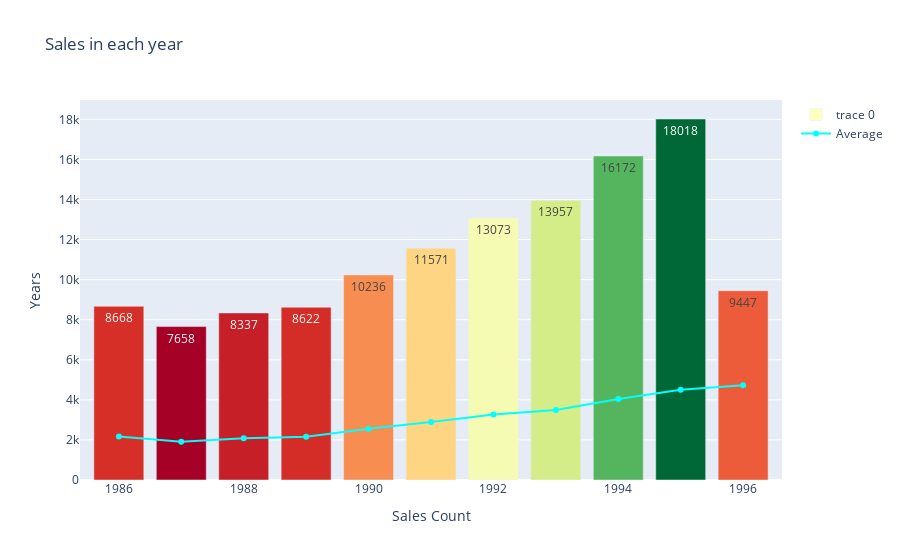

The cell this chart's notebook holds for it:
### Code cell
# Visuallizing it
fig= go.Figure()
fig.add_trace(go.Bar(x=temp_df.index, 
                     y=temp_df['Sum'],
                     text=temp_df['Sum'],
                     marker=dict(color=temp_df['Sum'],
                                 colorscale='rdylgn'),
                     hovertemplate='%{y}'))

fig.add_trace(go.Scatter(x=temp_df.index, 
                     y=temp_df['average'],
                     name='Average',
                     hovertemplate='%{y}',
                     marker=dict(color='#03fffb'),
                     ))

fig.update_layout(title='Sales in each year',
                  xaxis_title='Sales Count',
                  yaxis_title='Years',
                  autosize=False)

fig.show()

### Figure 1 — Plotly figure (JSON) as saved in the notebook; plotly's stock layout.template omitted (floating-point values rounded to 4 significant figures)
{"data": [{"hovertemplate": "%{y}", "marker": {"color": [8668, 7658, 8337, 8622, 10236, 11571, 13073, 13957, 16172, 18018, 9447], "colorscale": [[0, "rgb(165,0,38)"], [0.1, "rgb(215,48,39)"], [0.2, "rgb(244,109,67)"], [0.3, "rgb(253,174,97)"], [0.4, "rgb(254,224,139)"], [0.5, "rgb(255,255,191)"], [0.6, "rgb(217,239,139)"], [0.7, "rgb(166,217,106)"], [0.8, "rgb(102,189,99)"], [0.9, "rgb(26,152,80)"], [1, "rgb(0,104,55)"]]}, "text": [8668, 7658, 8337, 8622, 10236, 11571, 13073, 13957, 16172, 18018, 9447], "type": "bar", "x": [1986, 1987, 1988, 1989, 1990, 1991, 1992, 1993, 1994, 1995, 1996], "y": [8668, 7658, 8337, 8622, 10236, 11571, 13073, 13957, 16172, 18018, 9447]}, {"hovertemplate": "%{y}", "marker": {"color": "#03fffb"}, "name": "Average", "type": "scatter", "x": [1986, 1987, 1988, 1989, 1990, 1991, 1992, 1993, 1994, 1995, 1996], "y": [2167, 1914, 2084, 2155, 2559, 2892, 3268, 3489, 4043, 4504, 4723]}], "layout": {"autosize": false, "title": {"text": "Sales in each year"}, "xaxis": {"title": {"text": "Sales Count"}}, "yaxis": {"title": {"text": "Years"}}}}
